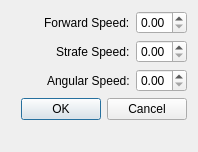
<?xml version="1.0" encoding="UTF-8"?>
<ui version="4.0">
 <class>Dialog</class>
 <widget class="QDialog" name="Dialog">
  <property name="windowModality">
   <enum>Qt::WindowModal</enum>
  </property>
  <property name="geometry">
   <rect>
    <x>0</x>
    <y>0</y>
    <width>198</width>
    <height>152</height>
   </rect>
  </property>
  <property name="windowTitle">
   <string>Dialog</string>
  </property>
  <layout class="QVBoxLayout" name="verticalLayout_2">
   <item>
    <layout class="QVBoxLayout" name="verticalLayout">
     <item>
      <layout class="QHBoxLayout" name="horizontalLayout">
       <item>
        <spacer name="horizontalSpacer">
         <property name="orientation">
          <enum>Qt::Horizontal</enum>
         </property>
         <property name="sizeHint" stdset="0">
          <size>
           <width>40</width>
           <height>20</height>
          </size>
         </property>
        </spacer>
       </item>
       <item>
        <widget class="QLabel" name="label">
         <property name="text">
          <string>Forward Speed:</string>
         </property>
        </widget>
       </item>
       <item>
        <widget class="QDoubleSpinBox" name="target_linear_x_vel">
         <property name="maximum">
          <double>5.000000000000000</double>
         </property>
         <property name="singleStep">
          <double>0.100000000000000</double>
         </property>
        </widget>
       </item>
      </layout>
     </item>
     <item>
      <layout class="QHBoxLayout" name="horizontalLayout_2">
       <item>
        <spacer name="horizontalSpacer_2">
         <property name="orientation">
          <enum>Qt::Horizontal</enum>
         </property>
         <property name="sizeHint" stdset="0">
          <size>
           <width>40</width>
           <height>20</height>
          </size>
         </property>
        </spacer>
       </item>
       <item>
        <widget class="QLabel" name="label_2">
         <property name="text">
          <string>Strafe Speed:</string>
         </property>
        </widget>
       </item>
       <item>
        <widget class="QDoubleSpinBox" name="target_linear_y_vel">
         <property name="maximum">
          <double>5.000000000000000</double>
         </property>
         <property name="singleStep">
          <double>0.100000000000000</double>
         </property>
        </widget>
       </item>
      </layout>
     </item>
     <item>
      <layout class="QHBoxLayout" name="horizontalLayout_3">
       <item>
        <spacer name="horizontalSpacer_3">
         <property name="orientation">
          <enum>Qt::Horizontal</enum>
         </property>
         <property name="sizeHint" stdset="0">
          <size>
           <width>40</width>
           <height>20</height>
          </size>
         </property>
        </spacer>
       </item>
       <item>
        <widget class="QLabel" name="label_3">
         <property name="text">
          <string>Angular Speed:</string>
         </property>
        </widget>
       </item>
       <item>
        <widget class="QDoubleSpinBox" name="target_angular_vel">
         <property name="maximum">
          <double>5.000000000000000</double>
         </property>
         <property name="singleStep">
          <double>0.100000000000000</double>
         </property>
        </widget>
       </item>
      </layout>
     </item>
     <item>
      <widget class="QDialogButtonBox" name="buttonBox">
       <property name="orientation">
        <enum>Qt::Horizontal</enum>
       </property>
       <property name="standardButtons">
        <set>QDialogButtonBox::Cancel|QDialogButtonBox::Ok</set>
       </property>
      </widget>
     </item>
     <item>
      <spacer name="verticalSpacer">
       <property name="orientation">
        <enum>Qt::Vertical</enum>
       </property>
       <property name="sizeHint" stdset="0">
        <size>
         <width>20</width>
         <height>40</height>
        </size>
       </property>
      </spacer>
     </item>
    </layout>
   </item>
  </layout>
 </widget>
 <resources/>
 <connections>
  <connection>
   <sender>buttonBox</sender>
   <signal>accepted()</signal>
   <receiver>Dialog</receiver>
   <slot>accept()</slot>
   <hints>
    <hint type="sourcelabel">
     <x>248</x>
     <y>254</y>
    </hint>
    <hint type="destinationlabel">
     <x>157</x>
     <y>274</y>
    </hint>
   </hints>
  </connection>
  <connection>
   <sender>buttonBox</sender>
   <signal>rejected()</signal>
   <receiver>Dialog</receiver>
   <slot>reject()</slot>
   <hints>
    <hint type="sourcelabel">
     <x>316</x>
     <y>260</y>
    </hint>
    <hint type="destinationlabel">
     <x>286</x>
     <y>274</y>
    </hint>
   </hints>
  </connection>
 </connections>
</ui>
